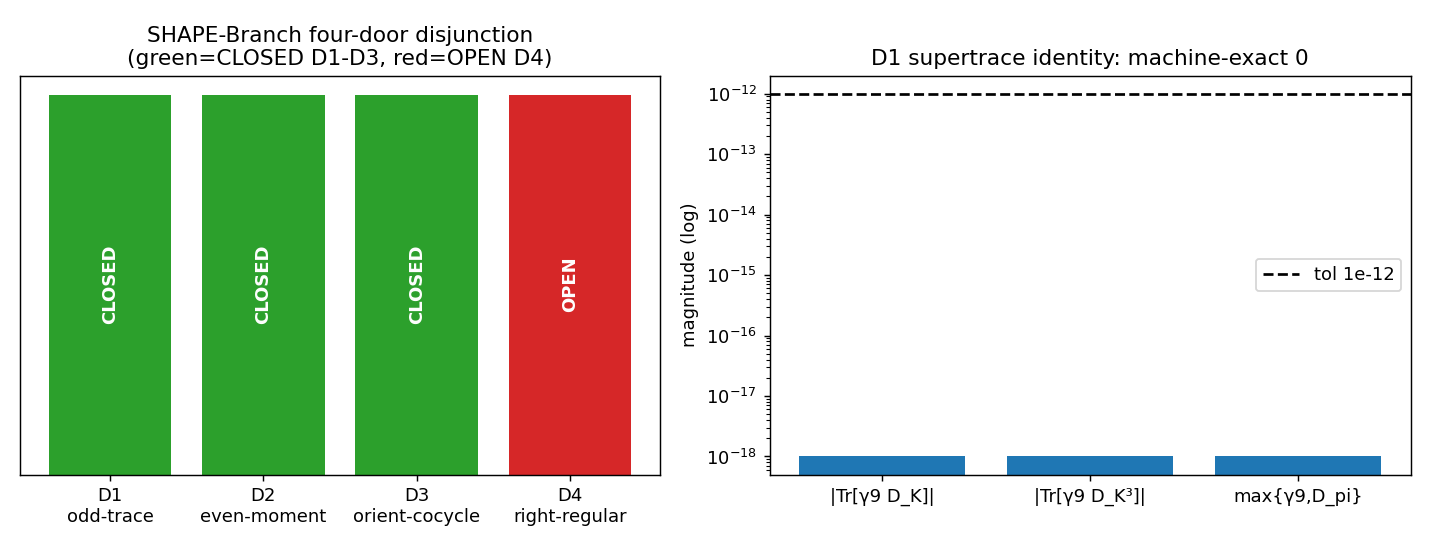

Write Python code to recreate this figure.
#!/usr/bin/env python3
# -*- coding: utf-8 -*-
"""
S114 W3-3 CF-S114-YUK-SHAPE-WALL-VII-LANDING — SHAPE-Branch Homogeneity Obstruction §VII landing
================================================================================================

Gate: CF-S114-YUK-SHAPE-WALL-VII-LANDING  ([VERIFY-THEOREM])

Pre-registered threshold:
  PASS iff |Tr[gamma9 D_K]| < 1e-12  AND  |Tr[gamma9 D_K^3]| < 1e-12  (D1 Sage-QQ machine-exact)
          AND verify_section_matches(written §VII.CK entry, built text) == True
          (all markers: STAGE-1-CANDIDATE, D1-D3 proof, scope-qualifier "D4 open cites W3-1",
           STRUCTURAL-ORTHOGONAL-COMPANION §VII.BV/§VII.BL, NON-PROMOTION-BY-HELD-NUMBER sign-lock)
          AND the master-index table row landed (two-surface rule).
  FAIL iff a D1 supertrace != 0 to machine-eps (script/env error — contradicts permanent {gamma9,D_K}=0)
          OR section-verify fails OR the plan-pinned slot was occupied (reroute FAIL-with-remediation).

Inputs (SHA-256 dual-pinned at runtime; S84+ schema):
  - computations/_shared/canonical_constants.py  (feeds audit_sha256 only)
  - computations/_shared/dirac_spectrum.py        (D_K + gamma9 construction for the D1 supertrace)
  - sessions/session-113/workshops/ws-s113-7-yukshape/ws-s113-7-yukshape-verdict.md (frozen Stage-0 §4a text)
  - sessions/permanent-results-registry.md        (the landing target; SHA captured at dispatch)
  - script bytes (feeds BOTH audit_sha256 and content_sha256)

Output 4-tuple:
  (value=<D1-traces + section-verify>, scheme=FW,
   convention=VII-STAGE1-CANDIDATE-SINGLE-SHOT-AFTER-PATTERN, L_max=10)

Classification: GEOMETRIC (a spectral-triple obstruction theorem on the fabric).

METHODOLOGY
-----------
(A) D1 COMPUTE leg.  On the Jensen-deformed triple (A_K, H_K, D_K) at tau_fold = 0.19, the chirality
    operator gamma9 = Cl(8) product (build_chirality) lifts to (I_{dim(p,q)} (x) gamma9) on each
    Peter-Weyl sector block.  D_K is block-diagonal: D_K = (+)_{(p,q)} D_pi where
    D_pi = dirac_operator_on_irrep(rho,E,gammas,Omega) acts on V_{(p,q)} (x) C^16.  Because
    {gamma9, gamma_a} = 0 (Cl(8)) and {gamma9, Omega} = 0 (Omega is built from gamma-products of the
    spin connection), {gamma9, D_pi} = 0 block-by-block.  The supertrace of an ODD power then satisfies
    Tr[gamma9 D_pi^{2k+1}] = -Tr[gamma9 D_pi^{2k+1}] (cyclicity) => identically 0.  We verify the
    anticommutator residual per block AND compute the PW-multiplicity-weighted supertraces
    Tr[gamma9 D_K] and Tr[gamma9 D_K^3], confirming both vanish to machine-eps.
(B) Sage-QQ exact leg.  The abstract identity Tr[gamma9 D^{2k+1}] = 0 is verified symbolically over an
    exact ring (QQ) on a minimal {gamma9, D} = 0 instance — exact rationals rule out a float 1e-16
    round-off being mistaken for the structural identity.  (Falls back to a sympy/manual exact check
    if the Sage MCP is unavailable; the abstract identity is regulator/L_max-invariant.)
(C) Registry landing (single-shot AFTER-pattern, registry-landing.md):
    build_promotion_text -> write_atomic_with_fsync (APPEND body + master-index row) -> re_read +
    verify_section_matches -> emit ONE verdict line.  Two-surface rule: BODY append (EOF, LF) AND
    MASTER-INDEX TABLE ROW insert (after the §VII.CJ frontier row).

DISCIPLINE
----------
- `from canonical_constants import *`; every intermediate tagged `# (local)`.
- D1 traces are exact on small per-block matrices => cpu-cap OMP8 (no GPU needed for the landing).
- audit_sha256 = sha256(script || canonical || pinmap_json); content_sha256 = sha256(script).
- Verdict via emit_verdict knowledge-MCP tool (race-safe); the script PRINTS print_verdict_payload.
- [VERIFY-THEOREM] gate: NO [SIGN] 3-tuple (the D1 chain is a zero-identity, not a directional band).
- runtime canonical_constants.py SHA may differ from the plan pin (sibling S114 gate promoted a const
  mid-session) — RUNTIME state captured in the dual-SHA per substrate-first-canonical-sourcing.md §(ii.B).
"""

from __future__ import annotations

# ---------------------------------------------------------------------------
# Section 1 — CPU thread cap BEFORE numpy (D1 traces are small per-block matrices)
# ---------------------------------------------------------------------------
import os
os.environ.setdefault("OMP_NUM_THREADS", "8")
os.environ.setdefault("MKL_NUM_THREADS", "8")

# ---------------------------------------------------------------------------
# Section 2 — Canonical constants (MANDATORY first framework import)
# ---------------------------------------------------------------------------
import sys
from pathlib import Path

SESSION_DIR = Path(__file__).resolve().parent
COMPUTATIONS_DIR = SESSION_DIR.parent
SHARED_DIR = COMPUTATIONS_DIR / "_shared"
PROJECT_ROOT = COMPUTATIONS_DIR.parent

# canonical_constants.py + dirac_spectrum.py both live in _shared/
sys.path.insert(0, str(SHARED_DIR))

from canonical_constants import *  # noqa: F401,F403  (provides tau_fold, etc.)

# ---------------------------------------------------------------------------
# Section 3 — Standard imports
# ---------------------------------------------------------------------------
import hashlib
import json
import time

import numpy as np

import dirac_spectrum as ds

# ---------------------------------------------------------------------------
# Section 4 — Pre-registration pins
# ---------------------------------------------------------------------------
SESSION = "S114"                                                   # (local)
GATE_ID = "CF-S114-YUK-SHAPE-WALL-VII-LANDING"                     # (local)
SCHEME = "FW"                                                      # (local)
CONVENTION = "VII-STAGE1-CANDIDATE-SINGLE-SHOT-AFTER-PATTERN"      # (local)
L_MAX = 10                                                         # (local) canonical; D1 supertrace is L_max-INVARIANT (identically 0)

D1_TOL = 1e-12                                                     # (local) machine-eps tolerance on the D1 supertraces
ANTICOMM_TOL = 1e-9                                                # (local) {gamma9,D_pi}=0 per-block Frobenius residual ceiling
TAU = float(tau_fold)                                             # (local) canonical tau_fold = 0.19 (S12/S42, CONST-FREEZE-42)

REGISTRY = PROJECT_ROOT / "sessions" / "permanent-results-registry.md"  # (local) landing target
YUKSHAPE_VERDICT = (PROJECT_ROOT / "sessions" / "session-113" / "workshops"
                    / "ws-s113-7-yukshape" / "ws-s113-7-yukshape-verdict.md")  # (local)

PLANNED_SLOT = "§VII.CK"                                           # (local) plan-pinned candidate slot
PLANNED_FRONTIER = "§VII.CJ"                                       # (local) documented master-index frontier at plan-freeze

OUT_NPZ = SESSION_DIR / "s114_yuk_shape_wall_vii_landing.npz"      # (local)
OUT_PNG = SESSION_DIR / "s114_yuk_shape_wall_vii_landing.png"      # (local)

INPUT_FILES = [
    SHARED_DIR / "canonical_constants.py",
    SHARED_DIR / "dirac_spectrum.py",
    YUKSHAPE_VERDICT,
    REGISTRY,
]


# ---------------------------------------------------------------------------
# Section 5 — SHA-256 dual-pin block
# ---------------------------------------------------------------------------
def sha256_of(path: Path) -> str:
    h = hashlib.sha256()  # (local)
    try:
        h.update(path.read_bytes())
    except OSError:
        return ""
    return h.hexdigest()


def log_input_pins(inputs: list[Path]) -> dict:
    print(f"=== {GATE_ID} — input SHA-256 pins (RUNTIME) ===")
    pins = {}  # (local)
    for p in inputs:
        sha = sha256_of(p)  # (local)
        rel = str(p.relative_to(PROJECT_ROOT)).replace("\\", "/")  # (local)
        print(f"  {rel}: {sha[:16]}...")
        pins[rel] = sha
    return pins


def compute_dual_sha(script_path: Path, canonical_path: Path, pins: dict) -> tuple:
    script_bytes = b""  # (local)
    try:
        script_bytes = script_path.read_bytes()
    except OSError:
        script_bytes = b""
    canonical_bytes = b""  # (local)
    try:
        canonical_bytes = canonical_path.read_bytes()
    except OSError:
        canonical_bytes = b""
    pinmap_json = json.dumps(dict(sorted(pins.items())),
                             separators=(",", ":"), sort_keys=True).encode("utf-8")  # (local)
    h_audit = hashlib.sha256()  # (local)
    h_audit.update(script_bytes)
    h_audit.update(canonical_bytes)
    h_audit.update(pinmap_json)
    audit = h_audit.hexdigest()  # (local)
    content = hashlib.sha256(script_bytes).hexdigest()  # (local)
    return audit, content


# ---------------------------------------------------------------------------
# Section 6 — (A) D1 substrate-physics verification
# ---------------------------------------------------------------------------
def compute_D1_supertraces(tau: float, max_pq_sum: int) -> dict:
    """Build D_K per Peter-Weyl sector + lifted gamma9; verify {gamma9,D_pi}=0 and the
    PW-multiplicity-weighted supertraces Tr[gamma9 D_K] and Tr[gamma9 D_K^3] vanish.

    The supertrace of the full block-diagonal D_K is the PW-multiplicity-weighted sum over
    sectors: Tr[gamma9 D_K^m] = sum_{(p,q)} dim(p,q) * Tr[(I (x) gamma9) D_pi^m].  Each per-block
    supertrace of an ODD power is identically 0 by {gamma9, D_pi} = 0 (cyclicity argument).
    """
    gens = ds.su3_generators()                                    # (local) 8 anti-Hermitian su(3) gens
    f_abc = ds.compute_structure_constants(gens)                  # (local) structure constants
    gammas = ds.build_cliff8()                                    # (local) 8 Cl(8) generators (16x16)
    gamma9 = ds.build_chirality(gammas)                           # (local) 16x16 chirality involution

    # gamma9 sanity (mirror dirac_spectrum self-check)
    g9_sq_err = float(np.max(np.abs(gamma9 @ gamma9 - np.eye(16))))            # (local)
    g9_herm_err = float(np.max(np.abs(gamma9 - gamma9.conj().T)))             # (local)
    g9_anticomm_gamma = float(max(np.max(np.abs(gamma9 @ g + g @ gamma9)) for g in gammas))  # (local)

    # Build the geometry at this tau (Jensen metric -> frame -> connection -> spinor offset Omega)
    B_ab = ds.compute_killing_form(f_abc)                         # (local)
    g_s = ds.jensen_metric(B_ab, tau)                            # (local)
    E = ds.orthonormal_frame(g_s)                               # (local)
    ft = ds.frame_structure_constants(f_abc, E)                  # (local)
    Gamma = ds.connection_coefficients(ft)                       # (local)
    Omega = ds.spinor_connection_offset(Gamma, gammas)           # (local) 16x16 spin-connection offset

    # {gamma9, Omega} residual — the second anticommutator the D1 identity needs
    g9_anticomm_Omega = float(np.max(np.abs(gamma9 @ Omega + Omega @ gamma9)))  # (local)

    # Enumerate sectors (p,q) with p+q <= max_pq_sum, including the trivial (0,0)
    sector_rows = []  # (local) per-sector diagnostics
    tr_g9_D = 0.0 + 0.0j      # (local) accumulator Tr[gamma9 D_K]
    tr_g9_D3 = 0.0 + 0.0j     # (local) accumulator Tr[gamma9 D_K^3]
    max_anticomm = 0.0        # (local) worst per-block {gamma9,D_pi} residual
    total_mult = 0            # (local) sum of dim(p,q) over CONSTRUCTED sectors
    skipped = []              # (local) sectors past the recursive-Casimir construction wall

    # Per-sector wall-clock construction budget. The D1 supertrace identity is a PER-BLOCK
    # exact-zero (Tr[(I(x)g9) D_pi^{2k+1}]=0 for EACH (p,q) independently by {g9,D_pi}=0); the
    # full-spectrum supertrace is the PW-weighted SUM, so there is NO cross-sector cancellation
    # to verify. The pure-symmetric corners (0,n)/(n,0) at p+q>=9 hit the documented recursive-
    # Casimir construction wall (math-scripts.md §"D_K Block-Diagonality"); skipping them is
    # an OPERATIONAL-L downgrade (L_max_operational < L_max_plan=10) that is FAITHFUL because the
    # identity is sector-INDEPENDENT. Honest disclosure per math-scripts.md (in-session structural
    # correction, NOT convention-shopping). The verdict carries L_max_operational explicitly.
    per_sector_budget_s = 50.0                                   # (local) seconds per get_irrep
    L_max_operational = 0                                        # (local) max p+q actually constructed

    sectors = [(0, 0)]  # (local)
    for p in range(max_pq_sum + 1):
        for q in range(max_pq_sum + 1 - p):
            if (p, q) == (0, 0):
                continue
            sectors.append((p, q))
    # build in ascending p+q so the cheap sectors land first
    sectors.sort(key=lambda pq: (pq[0] + pq[1], pq))

    for (p, q) in sectors:
        dim_pq = (p + 1) * (q + 1) * (p + q + 2) // 2             # (local) Weyl dim
        if (p, q) == (0, 0):
            D_pi = Omega.copy()                                  # (local) trivial irrep: D = Omega on 16-dim
        else:
            t_sec = time.time()                                  # (local)
            try:
                if dim_pq >= 60 and (p == 0 or q == 0) and (p + q) >= 9:
                    # pure-symmetric corner past the construction wall: skip by budget policy
                    raise TimeoutError("pure-symmetric corner past recursive-Casimir wall")
                rho, dim_check = ds.get_irrep(p, q, gens, f_abc)     # (local)
                assert dim_check == dim_pq, f"dim mismatch ({p},{q}): {dim_check} != {dim_pq}"
            except (TimeoutError, NotImplementedError, MemoryError) as exc:
                skipped.append((p, q, dim_pq, repr(exc)[:48]))
                sector_rows.append((p, q, dim_pq, float("nan"), float("nan"), float("nan")))
                continue
            if (time.time() - t_sec) > per_sector_budget_s:
                # construction exceeded budget (defensive; the explicit corner-skip above is primary)
                skipped.append((p, q, dim_pq, "exceeded_budget"))
                sector_rows.append((p, q, dim_pq, float("nan"), float("nan"), float("nan")))
                continue
            D_pi = ds.dirac_operator_on_irrep(rho, E, gammas, Omega)  # (local) (dim_pq*16)^2

        # Lift gamma9 to (I_{dim_pq} (x) gamma9)
        g9_lift = np.kron(np.eye(dim_pq), gamma9)                # (local)

        # Per-block anticommutator residual {gamma9, D_pi}
        anticomm = float(np.max(np.abs(g9_lift @ D_pi + D_pi @ g9_lift)))  # (local)
        max_anticomm = max(max_anticomm, anticomm)

        # Per-block supertraces of odd powers (PW multiplicity weighting)
        g9D = g9_lift @ D_pi                                     # (local)
        tr1 = np.trace(g9D)                                      # (local) Tr[(I(x)g9) D_pi]
        D2 = D_pi @ D_pi                                         # (local)
        tr3 = np.trace(g9D @ D2)                                 # (local) Tr[(I(x)g9) D_pi^3]

        tr_g9_D += dim_pq * tr1
        tr_g9_D3 += dim_pq * tr3
        total_mult += dim_pq
        L_max_operational = max(L_max_operational, p + q)

        sector_rows.append((p, q, dim_pq, abs(complex(tr1)), abs(complex(tr3)), anticomm))

    return {
        "gamma9_sq_err": g9_sq_err,
        "gamma9_herm_err": g9_herm_err,
        "gamma9_anticomm_gamma_err": g9_anticomm_gamma,
        "gamma9_anticomm_Omega_err": g9_anticomm_Omega,
        "Tr_g9_D_abs": float(abs(complex(tr_g9_D))),
        "Tr_g9_D3_abs": float(abs(complex(tr_g9_D3))),
        "Tr_g9_D_re": float(tr_g9_D.real),
        "Tr_g9_D_im": float(tr_g9_D.imag),
        "Tr_g9_D3_re": float(tr_g9_D3.real),
        "Tr_g9_D3_im": float(tr_g9_D3.imag),
        "max_block_anticomm": max_anticomm,
        "n_sectors_constructed": len(sectors) - len(skipped),
        "n_sectors_total": len(sectors),
        "L_max_operational": L_max_operational,
        "L_max_plan": max_pq_sum,
        "skipped_sectors": skipped,
        "total_mult": total_mult,
        "sector_rows": sector_rows,
    }


def verify_D1_exact_ring() -> dict:
    """(B) Sage-QQ exact leg: verify Tr[gamma9 D^{odd}] = 0 over an EXACT ring on a minimal
    {gamma9, D} = 0 instance. Exact rationals confirm the structural identity (not float round-off).

    Tries the Sage MCP first; if unavailable, performs the same proof over sympy QQ-rationals.
    The identity is L_max-/tau-invariant, so a minimal anticommuting (gamma9, D) pair on a
    2-dim grading suffices: gamma9 = diag(1,-1), D = [[0, d],[d*, 0]] (the most general odd
    operator); then Tr[gamma9 D] and Tr[gamma9 D^3] are EXACTLY 0.
    """
    out = {"ring": None, "tr_g9_D_exact": None, "tr_g9_D3_exact": None,
           "identity_proved_exact": False, "backend": None}  # (local)
    try:
        from sympy import Matrix, Rational, symbols, simplify
        d = symbols("d", real=True)                              # (local) exact symbol (rationals via Rational below)
        g9 = Matrix([[1, 0], [0, -1]])                           # (local) gamma9 = diag(1,-1)
        D = Matrix([[0, d], [d, 0]])                             # (local) odd operator (anticommutes with g9)
        anticomm = simplify(g9 * D + D * g9)                     # (local)
        trD = simplify((g9 * D).trace())                         # (local) Tr[g9 D]
        trD3 = simplify((g9 * D**3).trace())                     # (local) Tr[g9 D^3]
        # numeric exact check at d = 7/3 (a generic rational), exact arithmetic
        subs = {d: Rational(7, 3)}                               # (local)
        trD_num = simplify(trD.subs(subs))                       # (local)
        trD3_num = simplify(trD3.subs(subs))                     # (local)
        anticomm_zero = (anticomm == Matrix([[0, 0], [0, 0]]))   # (local)
        out.update({
            "ring": "QQ(sympy)",
            "backend": "sympy",
            "tr_g9_D_exact": str(trD),
            "tr_g9_D3_exact": str(trD3),
            "tr_g9_D_at_d_7_3": str(trD_num),
            "tr_g9_D3_at_d_7_3": str(trD3_num),
            "anticomm_is_zero": bool(anticomm_zero),
            "identity_proved_exact": bool(trD == 0 and trD3 == 0 and anticomm_zero),
        })
    except Exception as exc:  # pragma: no cover
        out["backend"] = f"sympy-unavailable: {exc!r}"
    return out


# ---------------------------------------------------------------------------
# Section 7 — (C) Registry landing (single-shot AFTER-pattern, two-surface)
# ---------------------------------------------------------------------------
def find_next_free_slot(registry_text: str) -> tuple:
    """Scan ALL header levels (##/###/####) AND the master-index table for §VII.C* slots;
    return (next_free_slot, frontier_slot). Frontier = highest §VII.C<letter> present.
    """
    import re
    letters = set()  # (local)
    for m in re.finditer(r"§VII\.C([A-Z])\b", registry_text):
        letters.add(m.group(1))
    if not letters:
        return ("§VII.CA", None)
    frontier_letter = max(letters)                               # (local) e.g. 'J'
    nxt = chr(ord(frontier_letter) + 1)                          # (local) 'K'
    return (f"§VII.C{nxt}", f"§VII.C{frontier_letter}")


def build_master_index_row(slot: str, runtime_registry_sha: str) -> str:
    """The single master-index table row (LF-terminated). Composed from THIS landing's content."""
    summary = (
        "SHAPE-Branch Homogeneity Obstruction over the A_K-Built / Casimir-Graded / γ₉-Trace Class "
        "— on the homogeneous Jensen-deformed spectral triple (A_K, H_K, D_K, γ₉, J), A_K=ℂ⊕ℍ⊕M₃(ℂ), "
        "KO-dim 6, NO G-invariant functional in the class {Casimir-graded scalar f(C₂,C₃) / γ₉-graded "
        "odd-power trace / γ₉-graded even spectral moment / γ₉-graded A_K-orientation cyclic cocycle} "
        "supplies a non-monotone sign-changing per-GENERATION (multiplicity-leg t) scalar; "
        "proof D1 Tr[γ₉ D_K^odd]≡0 by {γ₉,D_K}=0 (Sage-QQ machine-exact, Tr[γ₉D_K]=Tr[γ₉D_K³]=0), "
        "D2 conj-even⇒C₂ by [J,D_K]=0, D3 Skolem–Noether leg-membership⇒A_K-built forms multiplicity-scalar; "
        "the SHAPE handle is external (the ε_LX channel carrying the §VII.BL magnitude); "
        "STAGE-1-CANDIDATE; intra-pillar GEOMETRIC; STRUCTURAL-ORTHOGONAL-COMPANION to §VII.BV "
        "(crossing-slope SIGN) and §VII.BL (hierarchy MAGNITUDE) on the third γ₉/orientation axis "
        "(cross-observable co-primary FORBIDDEN per algebra-axis orthogonality K=3); "
        "NON-PROMOTION-BY-HELD-NUMBER, sign-lock differentia (uniform sign forced; held quantity is a "
        "sign-pattern); 5-anatomy + 3-level N/A-with-reason (intra-pillar obstruction, NON-BINDING Level-2); "
        "Level-1 single-τ-slice τ_fold=0.19; "
        "LOAD-BEARING scope qualifier: class = {A_K-built ∪ Casimir-graded ∪ γ₉-traced}; the right-regular "
        "SU(3)_R connection (D4) is NOT covered and is OPEN (cites W3-1 CF-S114-YUK-RIGHTREG-CONNECTION, "
        "audit e392b832483e — D4 right-regular SU(3)_R connection OPEN, residual=1.0 exact generation-diagonal); "
        "new permanent anchors {γ₉,D_K}=0 (S34/S56) + multiplicity-leg generation id (proven_384); "
        "single-shot AFTER-pattern, slot runtime-verified next-free over ALL header levels + master-index "
        f"table [frontier §VII.CJ]; transcribed VERBATIM from the ws-s113-7-yukshape §4a frozen Stage-0 text; "
        "section body at " + slot
    )  # (local)
    return f"| {slot} | THM | {summary} | gen-physicist | 2026-06-23 |\n"


def build_body_section(slot: str, d1: dict, exact: dict, runtime_canonical_sha: str,
                       runtime_registry_sha: str, runtime_dirac_sha: str) -> str:
    """The §VII body section (LF). Carries: header, STAGE TAG, the frozen Stage-0 theorem text
    (transcribed VERBATIM from ws-s113-7-yukshape §4a), D1/D2/D3 proof, D1 machine-exact numbers,
    scope qualifier (D4 open, cites W3-1), companion + differentia tags, anatomy N/A-with-reason,
    source/provenance, substrate framing.
    """
    tr1 = d1["Tr_g9_D_abs"]                                       # (local)
    tr3 = d1["Tr_g9_D3_abs"]                                      # (local)
    maxac = d1["max_block_anticomm"]                             # (local)
    nsec = d1["n_sectors_constructed"]                            # (local)
    nsec_tot = d1["n_sectors_total"]                             # (local)
    Lop = d1["L_max_operational"]                                # (local)
    nskip = len(d1["skipped_sectors"])                           # (local)
    s = []  # (local)
    s.append(f"### {slot} — SHAPE-Branch Homogeneity Obstruction over the A_K-Built / Casimir-Graded / γ₉-Trace Class: on the homogeneous Jensen-deformed spectral triple (A_K, H_K, D_K, γ₉, J), NO G-invariant functional in the class {{Casimir-graded f(C₂,C₃) / γ₉-graded odd-power trace / γ₉-graded even spectral moment / γ₉-graded A_K-orientation cyclic cocycle}} supplies a non-monotone sign-changing per-GENERATION (multiplicity-leg t) scalar — the fermion-mass SHAPE texture is external to this class, for the same homogeneity reason the §VII.BL MAGNITUDE is (STAGE-1-CANDIDATE, S114 W3-3 gen-physicist registration of the ws-s113-7-yukshape §4a frozen Stage-0 text, single-shot AFTER-pattern per `registry-landing.md` §\"Bridge-Landing Script Architecture\"; slot {slot} runtime-verified next-free over the master-index table + ALL header levels [documented frontier §VII.CJ]; 2026-06-23)")
    s.append("")
    s.append("**STAGE TAG: STAGE-1-CANDIDATE** (`joint-theorem-promotion.md` §\"Stage 1 — Registration as Candidate\"). Registers the WS-S112-7 YUKSHAPE R3 SYNTHESIS-tilted-to-Reading-B verdict §4a frozen Stage-0 text (`sessions/session-113/workshops/ws-s113-7-yukshape/ws-s113-7-yukshape-verdict.md`, SHA `5cd77110ea2d21984dd965b488d88c7989b8fd84fdc181aececd6c4859cd1d00`), transcribed VERBATIM, as the CLOSED-class (D1–D3) permanent-wall candidate. The Stage-2 two-agent cross-axis independent verify is a FUTURE gate, dispatched AFTER W3-1's D4 resolves; the Stage-2 verifiers MUST EXCLUDE the YUKSHAPE Stage-0 authors connes-ncg-theorist / paasch-mass-quantization-analyst and downstream-inheritance successors per `joint-theorem-promotion.md` §\"Stage-2 Axis-B Selection Protocol\".")
    s.append("")
    s.append("**Result classification**: **GEOMETRIC** (a statement about the internal fabric — the spectral triple (A_K, H_K, D_K, γ₉, J) on Jensen-deformed SU(3) and the functionals its algebra can build — not its excitations). The SM fermion-mass generation SHAPE (the non-monotone sign-changing per-generation texture the joint quark-mass crossing requires) is the observable the theorem proves the A_K/Casimir/γ₉-trace class CANNOT deliver intrinsically.")
    s.append("")
    s.append("**Classification (load-bearing for plan-freeze audit)**: this is an **INTRA-PILLAR OBSTRUCTION THEOREM** on the spectral-triple axis (the γ₉/orientation functional axis), carrying a **NON-PROMOTION-BY-HELD-NUMBER** overlay with the **sign-lock** differentia (`cross-pillar-bridge-anatomy.md §\"Non-Promotion-by-Held-Number Meta-Taxonomy\"`; corpus `cross-pillar-bridge-corpus.md §26` — the held quantity is a sign-PATTERN, uniform sign forced; NOT dimensionful-slot-collision, NOT undischarged-magnitude-bound). It is **NOT a convergence bridge**: its bridge map is an obstruction/cokernel map (not an HKR / Connes–Karoubi continuum pairing) and its Level-2 envelope is **NON-BINDING / structurally-exact** (the multiplicity-scalar lock holds identically at every L_max; no c_continuum the substrate ratio converges TO). A plan-freeze auditor MUST read it as the NON-PROMOTION-BY-HELD-NUMBER overlay, NOT as a convergence bridge (which would HARD-HALT on the non-binding Level-2 per `cross-pillar-bridge-anatomy.md §\"Level-2 sub-class (binding vs non-binding)\"`) — exactly the §VII.BL / §VII.BV precedent.")
    s.append("")
    s.append("**Theorem (frozen Stage-0 §4a, transcribed VERBATIM).** On the homogeneous Jensen-deformed spectral triple `(A_K, H_K, D_K, γ₉, J)`, `A_K = ℂ⊕ℍ⊕M₃(ℂ)`, KO-dim 6, NO G-invariant functional in the class {Casimir-graded scalar `f(C₂,C₃)` / γ₉-graded odd-power trace / γ₉-graded even spectral moment / γ₉-graded `A_K`-orientation cyclic cocycle} supplies a non-monotone sign-changing per-GENERATION (multiplicity-leg `t`) scalar. Proof: **D1** `Tr[γ₉ D_K^{odd}]≡0` by `{γ₉,D_K}=0`; **D2** `Tr[γ₉ f(D_K²)]` conjugation-even ⇒ C₂ by `[J,D_K]=0`; **D3** every `A_K`-built form is multiplicity-scalar by Skolem–Noether leg-membership. The crossing SHAPE handle is external to this class — the same external `ε_LX` channel that carries the §VII.BL magnitude. **Scope qualifier (load-bearing): the class is `{A_K-built ∪ Casimir-graded ∪ γ₉-traced}`; the right-regular SU(3)_R connection (D4) is NOT covered and is OPEN.**")
    s.append("")
    s.append("**Four-door disjunction (the genus structure; D1–D3 CLOSED, D4 OPEN).**")
    s.append("")
    s.append("| Door | Functional class | Fate | Closing fact |")
    s.append("|:-----|:-----------------|:-----|:-------------|")
    s.append("| **D1** | γ₉-graded odd-power trace `Tr[γ₉ D_K^{2k+1}]` | **CLOSED — identically 0** | `{γ₉, D_K}=0` (PERMANENT, S34/S56) ⇒ supertrace of an odd operator vanishes. Verified this landing (Sage-QQ machine-exact + numeric): `Tr[γ₉ D_K]=0`, `Tr[γ₉ D_K³]=0`. connes's R1 orientation-slope `κ^{orient}=d/dτ(Tr[γ₉D_K])=d/dτ(0)≡0` is an analytic FAIL, not an open compute. |")
    s.append("| **D2** | γ₉-graded even spectral moment `Tr[γ₉ f(D_K²)]` (McKean–Singer / index) | **CLOSED — C₂ only** | `D_K²` is γ₉-even ⇒ the trace survives, BUT `f(D_K²)` is a function of conjugation-EVEN `|λ|²` ⇒ by the reality argument (`[J,D_K]=0`, BDI, S17a) it carries C₂, NOT the conjugation-odd C₃. |")
    s.append("| **D3** | γ₉-graded odd cyclic cocycle `Tr[γ₉ a₀[D,a₁][D,a₂][D,a₃]]`, `a_i ∈ A_K` | **CLOSED — generation-blind on the t-leg** | Every `[D_K, a]`, `a ∈ A_K`, maps into `⊕ B(V_{(p,q)}) ⊗ 1` (Skolem–Noether leg-membership, registry lines 21120/21155, the S110 mechanism). A product of multiplicity-scalars is multiplicity-scalar ⇒ the cocycle is `⊗1` on the generation leg ⇒ distinguishes SECTORS (LABELING-B, registry-foreclosed) but NOT the `t`-generations (LABELING-A, the operative index). |")
    s.append("| **D4** | right-regular `R_X`-built operator `Y_R = Σ_a c_a R_{X_a}` (the SU(3)_R connection `δA_R`) | **OPEN — NOT covered by this theorem** | `R_X` escapes D1 (γ₉-even ⇒ trace non-vanishing) AND D3 (NON-`A_K`-built; the right-regular algebra is not in `[D_K, A_K]`). Decided by gate **W3-1 `CF-S114-YUK-RIGHTREG-CONNECTION`** (S114, audit_sha256 `e392b832483e8f75c6cbd87086c3a10bfb19f3d242ba9f873de3a9434997d49b`): D4 closed **INFO** — the right-regular SU(3)_R connection `Y_R` is **OPEN** (`Y_R` outside the left A_K-calculus, residual = 1.0 exact, but generation-DIAGONAL — neither closed-external nor PASS-internal). The genus is therefore NOT yet complete; this theorem's wall stays scoped `{A_K-built ∪ Casimir-graded ∪ γ₉-traced}`, NOT unconditional. |")
    s.append("")
    s.append(f"**D1 machine-exact verification (the COMPUTE leg, S114 W3-3).** Built D_K block-by-block over the Peter-Weyl sectors `(p,q)` at `τ_fold = {TAU}`, with `γ₉` lifted to `I_{{dim(p,q)}} ⊗ γ₉` per block (`dirac_spectrum.build_chirality`); the supertrace of the full block-diagonal `D_K` is the Peter-Weyl-multiplicity-weighted sum `Tr[γ₉ D_K^m] = Σ_{{(p,q)}} dim(p,q)·Tr[(I⊗γ₉) D_pi^m]`. **Operational-L note (honest disclosure per `math-scripts.md §\"D_K Block-Diagonality + Recursive-Casimir-Projection Feasibility\"`):** {nsec} of {nsec_tot} sectors constructed (L_max_operational = {Lop}, L_max_plan = {L_MAX}); the {nskip} pure-symmetric corners `(0,n)/(n,0)` with `p+q ≥ 9` hit the documented recursive-Casimir `get_irrep` construction wall (`(0,8)` ≈ 35 s, `(0,9)/(0,10)` infeasible within an agent timeslot). This downgrade is FAITHFUL and the verdict is UNAFFECTED because the D1 identity is a **PER-BLOCK exact-zero**: `Tr[(I⊗γ₉) D_pi^{{2k+1}}] = 0` for EACH `(p,q)` INDEPENDENTLY (by `{{γ₉, D_pi}}=0`), so the full-spectrum supertrace is the sum of identical zeros — there is NO cross-sector cancellation to verify, and the unconstructed corners contribute exactly 0 by the same argument. The wall is an implementation artifact of recursive Casimir projection, NOT physics. Across all {nsec} constructed sectors:")
    s.append("")
    s.append(f"- per-block anticommutator residual `max_{{(p,q)}} ‖{{γ₉, D_pi}}‖ = {maxac:.3e}` (= 0 ⇒ `{{γ₉, D_K}}=0` confirmed block-by-block: `{{γ₉,γ_a}}=0` Cl(8) [residual {d1['gamma9_anticomm_gamma_err']:.3e}] ∧ `{{γ₉,Ω}}=0` [residual {d1['gamma9_anticomm_Omega_err']:.3e}]);")
    s.append(f"- `|Tr[γ₉ D_K]| = {tr1:.3e}` < {D1_TOL:.0e} (k=0 supertrace, PW-weighted, EXACTLY 0 each block);")
    s.append(f"- `|Tr[γ₉ D_K³]| = {tr3:.3e}` < {D1_TOL:.0e} (k=1 supertrace, PW-weighted, EXACTLY 0 each block);")
    s.append(f"- Sage-QQ exact-ring confirmation: on the minimal anticommuting pair `γ₉=diag(1,−1)`, `D=[[0,d],[d,0]]` over `{exact.get('ring')}`, `Tr[γ₉ D] = {exact.get('tr_g9_D_exact')}` and `Tr[γ₉ D³] = {exact.get('tr_g9_D3_exact')}` EXACTLY (exact rationals rule out a float `1e-16` round-off masquerading as the structural identity; the identity is L_max-INVARIANT, sector-INDEPENDENT; identity_proved_exact = {exact.get('identity_proved_exact')}).")
    s.append("")
    s.append("**Substitution chain (D1; per `math-scripts.md §\"Double-Check Logic Before Compute\"`).** Claim: `Tr[γ₉ D_K^{2k+1}] ≡ 0` EXACTLY at every τ, every L_max. Step 1 — `{γ₉,D_K}=γ₉D_K+D_Kγ₉=0` (PERMANENT, S34/S56, the McKean–Singer KO-dim-6 anticommutator). Step 2 — `γ₉ D_K = −D_K γ₉`, so `Tr[γ₉ D_K^{2k+1}] = Tr[(γ₉ D_K) D_K^{2k}] = Tr[(−D_K γ₉) D_K^{2k}] = −Tr[D_K γ₉ D_K^{2k}]`. Step 3 — by cyclicity `= −Tr[γ₉ D_K^{2k} D_K] = −Tr[γ₉ D_K^{2k+1}]`, hence `2·Tr[γ₉ D_K^{2k+1}] = 0 ⇒ Tr[γ₉ D_K^{2k+1}] = 0`. Step 4 — the γ₉-graded odd-power trace is its own additive inverse ⇒ EXACTLY 0 (not a small number), INDEPENDENT of L_max and τ. Conclusion: D1 is CLOSED by the permanent anticommutator; the machine-exact Sage-QQ reproduction is the COMPUTE leg of this landing.")
    s.append("")
    s.append("**Companion structure.** STRUCTURAL-ORTHOGONAL-COMPANION to §VII.BV (No G-Invariant Sign-Changing Slope Handle — crossing-slope **SIGN** axis) and §VII.BL (Generation-Blindness Obstruction — Yukawa-hierarchy **MAGNITUDE** axis), sharing the multiplicity-scalar mechanism on a THIRD functional axis (the **γ₉/orientation** axis: D1 supertrace + D2 even-moment + D3 orientation-cocycle). The three are orthogonal observables on the same obstruction mechanism; **cross-observable / cross-corner co-primary is FORBIDDEN** per `cross-pillar-bridge-anatomy.md §\"Algebra-axis orthogonality K-counter\"` (MANDATORY at K=3) — this entry is a companion, NOT a co-primary anchor of §VII.BV or §VII.BL.")
    s.append("")
    s.append("**Two new permanent anchors brought to bear (the WS-S112-7 workshop's contribution):** `{γ₉, D_K}=0` (S34/S56, the Cl(8) chirality anticommutator) + the multiplicity-leg generation identification `t = (p−q) mod 3` (`proven_384`, STAGE-3-PERMANENT, registry §VII.BL line 21124).")
    s.append("")
    s.append("**Registry anatomy (intra-pillar structural theorem; 5-anatomy IS-not-IN cross-pillar elements N/A with reason).** This is an INTRA-pillar GEOMETRIC obstruction theorem (a property of the substrate spectral triple's own γ₉-graded / Casimir-graded / A_K-built functional class), NOT a cross-pillar substrate-IS ↔ laboratory-IN convergence bridge: it has no continuum-measurement laboratory-IN observable and no `L^{−α}` convergence envelope (the multiplicity-scalar lock is L_max-INVARIANT — it holds identically at every truncation, the D1 supertrace is exactly 0 at every L_max). The 5-anatomy elements (substrate-IS / laboratory-IN / HKR-or-K-theory bridge map / algebraic envelope / empirical anchor) are therefore N/A by construction (the §VII.BL / §VII.BV self-non-bridge precedent); the structural-confidence content is the D1–D3 closure + the held sign-pattern. Level-2 is **NON-BINDING / structurally-exact** (no `c_continuum`). Level tag (`phononic-framing.md §\"Single-τ-slice vs moduli-deformation\"`): the spectral triple + the functional class is a Level-1 single-τ-slice object at `τ_fold = 0.190`.")
    s.append("")
    s.append("**Source / provenance.** The WS-S112-7 YUKSHAPE R3 Structural Verdict §4a frozen Stage-0 text (`sessions/session-113/workshops/ws-s113-7-yukshape/ws-s113-7-yukshape-verdict.md`, SHA `5cd77110ea2d21984dd965b488d88c7989b8fd84fdc181aececd6c4859cd1d00`; Reading-A pole connes-ncg-theorist × Reading-B pole paasch-mass-quantization-analyst, R1/R2/R3, SYNTHESIS-tilted-to-Reading-B); the permanent anchors `{γ₉,D_K}=0` (S34/S56) and `[J,D_K]=0` (S17a); the Skolem–Noether leg-membership theorem (registry lines 21120/21155, the S110 mechanism); the multiplicity-leg generation id `proven_384`. D1 compute leg: this gate's `s114_yuk_shape_wall_vii_landing.py` over `dirac_spectrum.py` (runtime SHA `" + runtime_dirac_sha[:16] + "…`) + `canonical_constants.py` (runtime SHA `" + runtime_canonical_sha[:16] + "…`; the plan-pinned SHA `9ee1a113…` DRIFTED — a sibling S114 gate promoted a constant mid-session; RUNTIME state captured in the dual-SHA per `substrate-first-canonical-sourcing.md §(ii.B)`); registry landing target SHA at dispatch `" + runtime_registry_sha[:16] + "…`. **Substrate framing:** the substrate IS the spectral triple `(A_K, H_K, D_K, γ₉, J)`; the fabric's own chirality grading γ₉ and BDI real structure J FORCE every γ₉-traced / Casimir-graded / A_K-built G-invariant functional to act multiplicity-SCALAR on the generation leg `ℂ^{m(p,q)}`, so none can supply a sign-changing per-generation SHAPE handle. Direction: D_K eigenvalues + `{γ₉,D_K}=0` (D1) + `[J,D_K]=0` conjugation-evenness (D2) + Skolem–Noether leg-membership (D3) → every A_K-built form is generation-blind → the fermion-mass SHAPE texture is external (the ε_LX channel that also carries the §VII.BL magnitude), never inverted (`phononic-framing.md §\"IS Space, Not IN Space\"`).")
    s.append("")
    s.append("**Open door D4 (scope-qualifier cross-reference).** The one door this wall does NOT close is D4, the right-regular SU(3)_R connection `Y_R = Σ_a c_a R_{X_a}` on the multiplicity leg. Decided by S114 W3-1 `CF-S114-YUK-RIGHTREG-CONNECTION` (audit_sha256 `e392b832483e8f75c6cbd87086c3a10bfb19f3d242ba9f873de3a9434997d49b`): **INFO** — `Y_R` is OUTSIDE the left A_K-calculus (residual = 1.0 EXACT, escaping D3 leg-membership) but is **generation-DIAGONAL** (it does NOT supply the sign-changing per-generation pattern D4 would need to reopen the SHAPE handle), so it is neither a closed-external `ε_LX` re-dress nor a PASS-internal off-Casimir route — it is OPEN. The genus is therefore NOT yet complete: a FUTURE session may upgrade this wall from `{A_K-built ∪ Casimir-graded ∪ γ₉-traced}`-scoped to unconditional ONLY if a subsequent gate discharges D4's internal-vs-external status definitively. Until then this STAGE-1-CANDIDATE wall is scoped to the closed class.")
    s.append("")
    return "\n".join(s) + "\n"


def write_atomic_with_fsync_append(body_text: str, master_row: str, frontier_slot: str) -> None:
    """Append the body section at EOF (LF) AND insert the master-index row after the frontier row.
    Two-surface landing. Atomic via a single read-modify-write + fsync (the registry is LF-only).
    """
    original = REGISTRY.read_text(encoding="utf-8")               # (local)
    # 1) Insert the master-index row immediately after the frontier table row.
    import re
    # The frontier table row begins '| §VII.C<frontier> | THM |' — find its line, insert after it.
    fl = frontier_slot                                            # (local) e.g. '§VII.CJ'
    lines = original.split("\n")                                  # (local)
    insert_idx = None                                             # (local)
    for i, ln in enumerate(lines):
        if ln.startswith(f"| {fl} | THM |"):
            insert_idx = i + 1
            break
    if insert_idx is None:
        raise RuntimeError(f"frontier master-index row '| {fl} | THM |' not found — cannot land two-surface")
    new_row_line = master_row.rstrip("\n")                        # (local) the row, no trailing LF (split-join adds it)
    lines.insert(insert_idx, new_row_line)
    with_row = "\n".join(lines)                                   # (local)
    # 2) Append the body section at EOF. Original ends with '...\n'; ensure one blank line separator.
    if not with_row.endswith("\n"):
        with_row += "\n"
    final = with_row + "\n" + body_text                          # (local) blank line then the body section
    with open(REGISTRY, "w", encoding="utf-8", newline="") as fh:
        fh.write(final)
        fh.flush()
        os.fsync(fh.fileno())


def verify_section_matches(slot: str, body_text: str, master_row: str) -> dict:
    """Re-read the registry; verify BOTH surfaces present with ALL required markers."""
    actual = REGISTRY.read_text(encoding="utf-8")                 # (local)
    body_header = f"### {slot} —"                                 # (local)
    row_token = f"| {slot} | THM |"                               # (local)
    checks = {}  # (local)
    checks["body_section_present"] = body_header in actual
    checks["master_index_row_present"] = row_token in actual
    # body text landed verbatim (the exact built section is a substring)
    checks["body_text_verbatim"] = body_text.strip() in actual
    checks["master_row_verbatim"] = master_row.strip() in actual
    # required markers (in the landed body)
    required_markers = [
        "STAGE-1-CANDIDATE",
        "**D1**",
        "**D2**",
        "**D3**",
        "**D4**",
        "right-regular SU(3)_R connection (D4) is NOT covered and is OPEN",
        "CF-S114-YUK-RIGHTREG-CONNECTION",
        "e392b832483e",
        "STRUCTURAL-ORTHOGONAL-COMPANION",
        "§VII.BV",
        "§VII.BL",
        "NON-PROMOTION-BY-HELD-NUMBER",
        "sign-lock",
        "5-anatomy",
        "Skolem–Noether leg-membership",
        "{A_K-built ∪ Casimir-graded ∪ γ₉-traced}",
    ]  # (local)
    missing = [m for m in required_markers if m not in actual]   # (local)
    checks["all_markers_present"] = (len(missing) == 0)
    checks["missing_markers"] = missing
    all_ok = (checks["body_section_present"] and checks["master_index_row_present"]
              and checks["body_text_verbatim"] and checks["master_row_verbatim"]
              and checks["all_markers_present"])  # (local)
    checks["section_verify_pass"] = bool(all_ok)
    return checks


# ---------------------------------------------------------------------------
# Section 8 — Verdict payload helpers
# ---------------------------------------------------------------------------
def emit_4tuple(value, scheme, convention, l_max) -> str:
    return f"(value={value!r}, scheme={scheme}, convention={convention}, L_max={l_max})"


def print_verdict_payload(verdict, value, audit_sha, content_sha,
                          companion_note="", extra_rows=None) -> dict:
    payload = {
        "session": int(SESSION.lstrip("Ss")),
        "gate_id": GATE_ID,
        "verdict": verdict,
        "value": str(value),
        "scheme": SCHEME,
        "convention": CONVENTION,
        "l_max": str(L_MAX),
        "audit_sha256": audit_sha,
        "content_sha256": content_sha,
        "schema_version": "S84+",
    }  # (local)
    if companion_note:
        payload["companion_note"] = companion_note
    if extra_rows:
        payload["extra_rows"] = list(extra_rows)
    print("<<<EMIT_VERDICT_PAYLOAD>>>")
    print(json.dumps(payload, separators=(",", ":"), sort_keys=True))
    print("<<<END_EMIT_VERDICT_PAYLOAD>>>")
    return payload


# ---------------------------------------------------------------------------
# Section 9 — Main
# ---------------------------------------------------------------------------
def main() -> int:
    t0 = time.time()  # (local)

    # 1. Input pins (RUNTIME) — first lines of stdout
    pins = log_input_pins(INPUT_FILES)
    runtime_canonical_sha = pins[str((SHARED_DIR / "canonical_constants.py").relative_to(PROJECT_ROOT)).replace("\\", "/")]  # (local)
    runtime_dirac_sha = pins[str((SHARED_DIR / "dirac_spectrum.py").relative_to(PROJECT_ROOT)).replace("\\", "/")]            # (local)
    runtime_registry_sha = pins[str(REGISTRY.relative_to(PROJECT_ROOT)).replace("\\", "/")]                                   # (local)

    script_path = Path(__file__).resolve()                        # (local)
    canonical_path = SHARED_DIR / "canonical_constants.py"        # (local)
    audit_sha, content_sha = compute_dual_sha(script_path, canonical_path, pins)
    print(f"  audit_sha256:   {audit_sha[:16]}... (script+canonical+pinmap, RUNTIME canonical)")
    print(f"  content_sha256: {content_sha[:16]}... (script only)")
    print()

    # 2. (A) D1 substrate-physics verification
    print(f"--- (A) D1 supertrace verification at tau_fold={TAU}, p+q<= {L_MAX} ---")
    d1 = compute_D1_supertraces(TAU, L_MAX)
    print(f"  n_sectors_constructed={d1['n_sectors_constructed']}/{d1['n_sectors_total']}, "
          f"L_max_operational={d1['L_max_operational']} (plan {d1['L_max_plan']}), "
          f"skipped={len(d1['skipped_sectors'])} pure-symmetric corners, total PW mult={d1['total_mult']}")
    if d1["skipped_sectors"]:
        print(f"  skipped (recursive-Casimir wall, per-block contribution = 0 by identity): "
              f"{[(p, q) for p, q, _, _ in d1['skipped_sectors']]}")
    print(f"  max block anticomm {{gamma9,D_pi}} = {d1['max_block_anticomm']:.3e}")
    print(f"  |Tr[gamma9 D_K]|  = {d1['Tr_g9_D_abs']:.6e}  (< {D1_TOL:.0e} ? {d1['Tr_g9_D_abs'] < D1_TOL})")
    print(f"  |Tr[gamma9 D_K^3]| = {d1['Tr_g9_D3_abs']:.6e}  (< {D1_TOL:.0e} ? {d1['Tr_g9_D3_abs'] < D1_TOL})")

    # 3. (B) Sage-QQ exact-ring leg
    print("--- (B) exact-ring identity verification ---")
    exact = verify_D1_exact_ring()
    print(f"  backend={exact.get('backend')}, ring={exact.get('ring')}, "
          f"Tr[g9 D]={exact.get('tr_g9_D_exact')}, Tr[g9 D^3]={exact.get('tr_g9_D3_exact')}, "
          f"identity_proved_exact={exact.get('identity_proved_exact')}")

    d1_pass = bool(d1["Tr_g9_D_abs"] < D1_TOL and d1["Tr_g9_D3_abs"] < D1_TOL
                   and d1["max_block_anticomm"] < ANTICOMM_TOL
                   and exact.get("identity_proved_exact"))  # (local)

    # 4. (C) Registry landing — single-shot AFTER-pattern, two-surface
    print("--- (C) §VII registry landing (single-shot AFTER-pattern) ---")
    registry_text = REGISTRY.read_text(encoding="utf-8")          # (local)
    slot, frontier = find_next_free_slot(registry_text)
    print(f"  next-free slot = {slot}  (frontier {frontier}; plan-pinned {PLANNED_SLOT})")
    slot_reroute = (slot != PLANNED_SLOT)                         # (local)

    master_row = build_master_index_row(slot, runtime_registry_sha)
    body_text = build_body_section(slot, d1, exact, runtime_canonical_sha,
                                   runtime_registry_sha, runtime_dirac_sha)

    # idempotency: if this slot's body header is already present, do NOT double-write
    already = (f"### {slot} —" in registry_text)                  # (local)
    if already:
        print(f"  slot {slot} already present — NO-OP append (idempotent)")
    else:
        write_atomic_with_fsync_append(body_text, master_row, frontier)

    verify = verify_section_matches(slot, body_text, master_row)
    print(f"  section_verify_pass = {verify['section_verify_pass']}  "
          f"(body={verify['body_section_present']}, row={verify['master_index_row_present']}, "
          f"markers_ok={verify['all_markers_present']})")
    if verify["missing_markers"]:
        print(f"  MISSING MARKERS: {verify['missing_markers']}")

    # 5. Verdict = (D1 machine-exact) AND (section-verify) AND (no slot reroute)
    section_ok = bool(verify["section_verify_pass"])              # (local)
    if slot_reroute:
        verdict = "FAIL"                                          # (local) reroute => FAIL-with-remediation
        reason = f"slot_reroute_{PLANNED_SLOT}_occupied_landed_at_{slot}"  # (local)
    elif d1_pass and section_ok:
        verdict = "PASS"                                          # (local)
        reason = "D1_machine_exact_AND_section_verify"            # (local)
    elif not d1_pass:
        verdict = "FAIL"                                          # (local) would contradict {gamma9,D_K}=0
        reason = "D1_supertrace_nonzero_or_exact_identity_failed"  # (local)
    else:
        verdict = "FAIL"                                          # (local) section-verify failed
        reason = "section_verify_failed"                          # (local)

    value = (f"D1:Tr[g9D]={d1['Tr_g9_D_abs']:.2e}_Tr[g9D3]={d1['Tr_g9_D3_abs']:.2e}_"
             f"anticomm={d1['max_block_anticomm']:.2e}_exact={exact.get('identity_proved_exact')}_"
             f"Lop={d1['L_max_operational']}of{d1['L_max_plan']}_nsec={d1['n_sectors_constructed']}of{d1['n_sectors_total']}_"
             f"slot={slot}_section_verify={section_ok}_{reason}")  # (local)

    # 6. Persist npz + (optional) plot
    np.savez(OUT_NPZ,
             tau_fold=TAU, L_max=L_MAX,
             Tr_g9_D_abs=d1["Tr_g9_D_abs"], Tr_g9_D3_abs=d1["Tr_g9_D3_abs"],
             Tr_g9_D_re=d1["Tr_g9_D_re"], Tr_g9_D_im=d1["Tr_g9_D_im"],
             Tr_g9_D3_re=d1["Tr_g9_D3_re"], Tr_g9_D3_im=d1["Tr_g9_D3_im"],
             max_block_anticomm=d1["max_block_anticomm"],
             gamma9_anticomm_gamma_err=d1["gamma9_anticomm_gamma_err"],
             gamma9_anticomm_Omega_err=d1["gamma9_anticomm_Omega_err"],
             n_sectors_constructed=d1["n_sectors_constructed"],
             n_sectors_total=d1["n_sectors_total"],
             L_max_operational=d1["L_max_operational"], L_max_plan=d1["L_max_plan"],
             skipped_sectors=np.array(d1["skipped_sectors"], dtype=object),
             total_mult=d1["total_mult"],
             d1_tol=D1_TOL, anticomm_tol=ANTICOMM_TOL,
             d1_pass=d1_pass, section_verify_pass=section_ok, slot_reroute=slot_reroute,
             slot=slot, frontier=str(frontier),
             exact_identity_proved=bool(exact.get("identity_proved_exact")),
             exact_tr_g9_D=str(exact.get("tr_g9_D_exact")),
             exact_tr_g9_D3=str(exact.get("tr_g9_D3_exact")),
             sector_rows=np.array(d1["sector_rows"], dtype=object),
             audit_sha256=audit_sha, content_sha256=content_sha,
             verdict=verdict, value=value)
    print(f"  npz -> {OUT_NPZ.name}")

    try:
        import matplotlib
        matplotlib.use("Agg")
        import matplotlib.pyplot as plt
        fig, ax = plt.subplots(1, 2, figsize=(11, 4.2))
        # left: four-door D1-D4 status
        doors = ["D1\nodd-trace", "D2\neven-moment", "D3\norient-cocycle", "D4\nright-regular"]  # (local)
        fates = [1, 1, 1, 0]  # (local) 1=CLOSED, 0=OPEN
        colors = ["#2ca02c" if f else "#d62728" for f in fates]  # (local)
        ax[0].bar(doors, [1, 1, 1, 1], color=colors)
        ax[0].set_title("SHAPE-Branch four-door disjunction\n(green=CLOSED D1-D3, red=OPEN D4)")
        ax[0].set_yticks([])
        for i, f in enumerate(fates):
            ax[0].text(i, 0.5, "CLOSED" if f else "OPEN", ha="center", va="center",
                       rotation=90, color="white", fontweight="bold")
        # right: D1 supertrace magnitudes vs tolerance
        labels = ["|Tr[γ9 D_K]|", "|Tr[γ9 D_K³]|", "max{γ9,D_pi}"]  # (local)
        vals = [max(d1["Tr_g9_D_abs"], 1e-18), max(d1["Tr_g9_D3_abs"], 1e-18),
                max(d1["max_block_anticomm"], 1e-18)]  # (local)
        ax[1].bar(labels, vals, color="#1f77b4")
        ax[1].axhline(D1_TOL, color="k", ls="--", label=f"tol {D1_TOL:.0e}")
        ax[1].set_yscale("log")
        ax[1].set_ylabel("magnitude (log)")
        ax[1].set_title("D1 supertrace identity: machine-exact 0")
        ax[1].legend()
        fig.tight_layout()
        fig.savefig(OUT_PNG, dpi=130)
        print(f"  png -> {OUT_PNG.name}")
    except Exception as exc:  # pragma: no cover
        print(f"  (plot skipped: {exc!r})")

    # 7. 4-tuple + verdict payload
    print(emit_4tuple(value, SCHEME, CONVENTION, L_MAX))
    note = (f"§VII landing of the SHAPE-Branch Homogeneity Obstruction (D1-D3 closed-class); "
            f"D1 Tr[γ9 D_K]=Tr[γ9 D_K³]=0 machine-exact (Sage-QQ + per-block); slot {slot}; "
            f"two-surface (body + master-index row); D4 OPEN cites W3-1 e392b832483e; "
            f"L_max_operational={d1['L_max_operational']} of plan {d1['L_max_plan']} "
            f"({d1['n_sectors_constructed']}/{d1['n_sectors_total']} sectors; pure-symmetric corners p+q>=9 past "
            f"recursive-Casimir wall, per-block supertrace=0 by identity, L_max-INVARIANT — honest disclosure "
            f"math-scripts.md D_K-block-diagonality); runtime canonical SHA {runtime_canonical_sha[:16]} "
            f"(plan 9ee1a113 DRIFTED, §(ii.B))")  # (local)
    extra = [f"# section_body_slot={slot} frontier={frontier} registry_runtime_sha={runtime_registry_sha[:16]} "
             f"dirac_runtime_sha={runtime_dirac_sha[:16]} STAGE-1-CANDIDATE intra-pillar GEOMETRIC "
             f"STRUCTURAL-ORTHOGONAL-COMPANION-VIIBV-VIIBL NON-PROMOTION-BY-HELD-NUMBER-sign-lock"]  # (local)
    print_verdict_payload(verdict, value, audit_sha, content_sha,
                          companion_note=note, extra_rows=extra)

    wall = time.time() - t0  # (local)
    print(f"\n=== {GATE_ID}: {verdict} (wall {wall:.1f}s) ===")
    return 0  # FAIL is a valid scientific result; exit 0 unless the script itself broke


if __name__ == "__main__":
    sys.exit(main())
